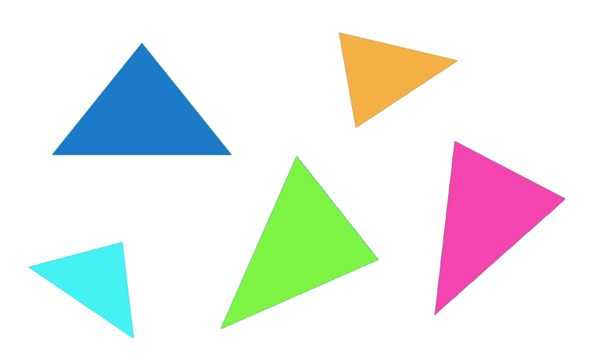
%> input picture Lecture14/code/pic4.png, 600 x 360 px
$ octave edge_detect.m   (GNU Octave 9; MATLAB toolbox functions it lacks are replaced by stand-ins)
%> lines starting %> are read from the running program, lines starting %| are printed output that depends on the picture; in (x1, y1, x2, y2) boxes, pixels count from 0 and x2, y2 are one past the last pixel; in counts of white or black regions, pixels touching at a corner belong together; the program's own positions count from 1
I=imread('pic4.png');
%> I is the input picture: size 360x600x3 uint8; mean R, G, B 232.5, 236.9, 233.9
I0=rgb2gray(I);
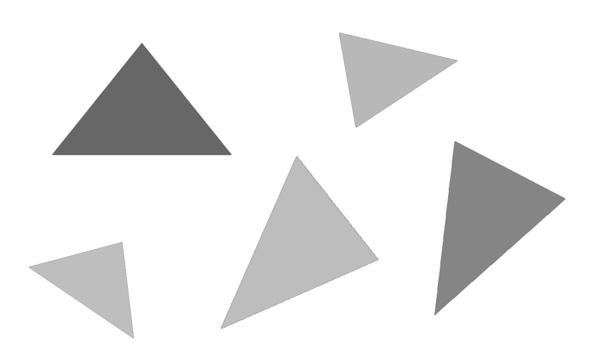
%> I0: size 360x600 uint8; min 95, max 255, mean 235.2
subplot(231);
imshow(I);

BW1=edge(I0,'Roberts',0.16);
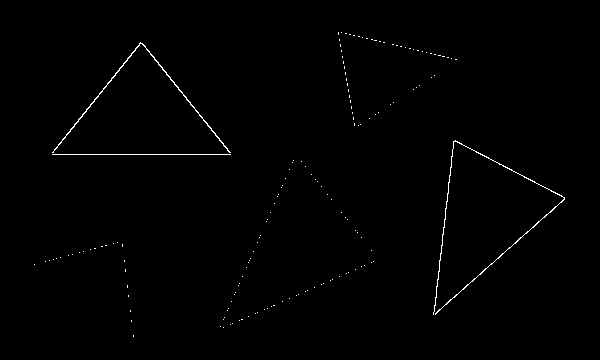
%> BW1: size 360x600 logical; 0.61% white in thin lines or dots, all inside (x1, y1, x2, y2) = (34, 32, 565, 337)
subplot(232);
imshow(BW1);
title('Roberts')


BW2=edge(I0,'Sobel',0.16);
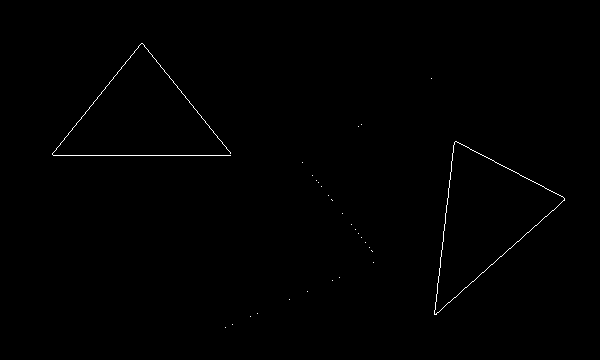
%> BW2: size 360x600 logical; 0.39% white in thin lines or dots, all inside (x1, y1, x2, y2) = (52, 43, 565, 328)
subplot(233);
imshow(BW2);
title('Sobel')

BW3=edge(I0,'Prewitt',0.16);
%> BW3: size 360x600 logical; 0.38% white in thin lines or dots, all inside (x1, y1, x2, y2) = (52, 43, 565, 315)
subplot(234);
imshow(BW3);
title('Prewitt');

BW4=edge(I0,'LOG',0.012);
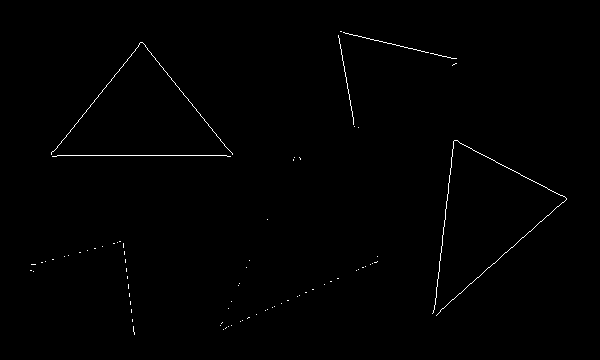
%> BW4: size 360x600 logical; 0.54% white in thin lines or dots, all inside (x1, y1, x2, y2) = (30, 31, 567, 335)
subplot(235);
imshow(BW4);
title('LOG')

BW5=edge(I0,'Canny',0.2);
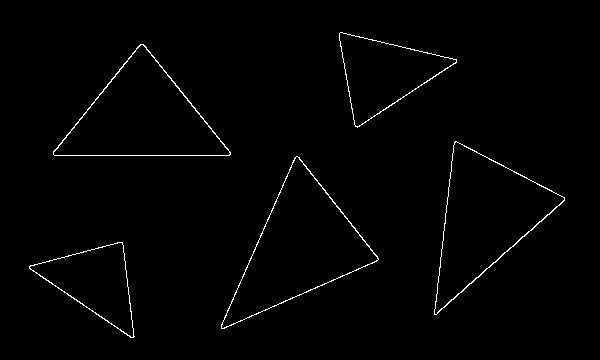
%> BW5: size 360x600 logical; 1.1% white in thin lines or dots, all inside (x1, y1, x2, y2) = (29, 32, 565, 338)
subplot(236);
imshow(BW5);
title('Canny');
